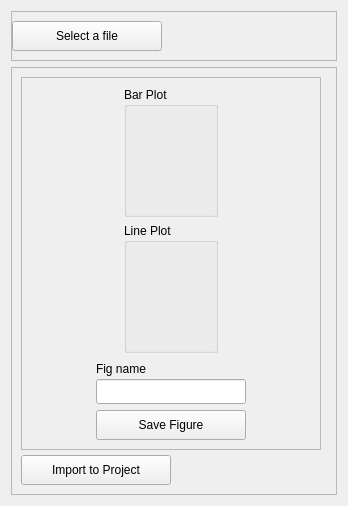
     <widget class="QWidget" name="VolumeImpact_Page">
      <attribute name="title">
       <string>Tab 2</string>
      </attribute>
      <layout class="QGridLayout" name="gridLayout_5">
       <item row="0" column="0">
        <widget class="QFrame" name="frame_to_button_VI">
         <property name="sizePolicy">
          <sizepolicy hsizetype="Expanding" vsizetype="Preferred">
           <horstretch>0</horstretch>
           <verstretch>0</verstretch>
          </sizepolicy>
         </property>
         <property name="minimumSize">
          <size>
           <width>0</width>
           <height>50</height>
          </size>
         </property>
         <property name="maximumSize">
          <size>
           <width>16777215</width>
           <height>50</height>
          </size>
         </property>
         <property name="frameShape">
          <enum>QFrame::Shape::StyledPanel</enum>
         </property>
         <property name="frameShadow">
          <enum>QFrame::Shadow::Raised</enum>
         </property>
         <layout class="QVBoxLayout" name="verticalLayout_3">
          <property name="leftMargin">
           <number>0</number>
          </property>
          <item>
           <widget class="QPushButton" name="selectfile_button_VI">
            <property name="minimumSize">
             <size>
              <width>150</width>
              <height>30</height>
             </size>
            </property>
            <property name="maximumSize">
             <size>
              <width>150</width>
              <height>30</height>
             </size>
            </property>
            <property name="text">
             <string>Select a file</string>
            </property>
           </widget>
          </item>
         </layout>
        </widget>
       </item>
       <item row="1" column="0">
        <widget class="QFrame" name="main_frame_VI">
         <property name="sizePolicy">
          <sizepolicy hsizetype="Expanding" vsizetype="Expanding">
           <horstretch>0</horstretch>
           <verstretch>0</verstretch>
          </sizepolicy>
         </property>
         <property name="frameShape">
          <enum>QFrame::Shape::StyledPanel</enum>
         </property>
         <property name="frameShadow">
          <enum>QFrame::Shadow::Raised</enum>
         </property>
         <layout class="QGridLayout" name="gridLayout_4">
          <item row="0" column="0">
           <layout class="QVBoxLayout" name="VLayout_VarButton_VI">
            <property name="spacing">
             <number>0</number>
            </property>
            <item>
             <widget class="QFrame" name="frame_variables_VI">
              <property name="sizePolicy">
               <sizepolicy hsizetype="Preferred" vsizetype="Expanding">
                <horstretch>0</horstretch>
                <verstretch>0</verstretch>
               </sizepolicy>
              </property>
              <property name="minimumSize">
               <size>
                <width>300</width>
                <height>0</height>
               </size>
              </property>
              <property name="maximumSize">
               <size>
                <width>300</width>
                <height>16777215</height>
               </size>
              </property>
              <property name="frameShape">
               <enum>QFrame::Shape::StyledPanel</enum>
              </property>
              <property name="frameShadow">
               <enum>QFrame::Shadow::Raised</enum>
              </property>
              <layout class="QGridLayout" name="gridLayout_7">
               <item row="0" column="0">
                <layout class="QHBoxLayout" name="HLayout_barplot_VI">
                 <item>
                  <spacer name="horizontalSpacer_9">
                   <property name="orientation">
                    <enum>Qt::Orientation::Horizontal</enum>
                   </property>
                   <property name="sizeHint" stdset="0">
                    <size>
                     <width>20</width>
                     <height>20</height>
                    </size>
                   </property>
                  </spacer>
                 </item>
                 <item>
                  <widget class="QGroupBox" name="BarPlot_VI">
                   <property name="sizePolicy">
                    <sizepolicy hsizetype="Expanding" vsizetype="Preferred">
                     <horstretch>0</horstretch>
                     <verstretch>0</verstretch>
                    </sizepolicy>
                   </property>
                   <property name="minimumSize">
                    <size>
                     <width>0</width>
                     <height>130</height>
                    </size>
                   </property>
                   <property name="maximumSize">
                    <size>
                     <width>16777215</width>
                     <height>130</height>
                    </size>
                   </property>
                   <property name="title">
                    <string>Bar Plot</string>
                   </property>
                   <layout class="QVBoxLayout" name="verticalLayout_4"/>
                  </widget>
                 </item>
                 <item>
                  <spacer name="horizontalSpacer_10">
                   <property name="orientation">
                    <enum>Qt::Orientation::Horizontal</enum>
                   </property>
                   <property name="sizeHint" stdset="0">
                    <size>
                     <width>20</width>
                     <height>20</height>
                    </size>
                   </property>
                  </spacer>
                 </item>
                </layout>
               </item>
               <item row="1" column="0">
                <layout class="QHBoxLayout" name="HLayout_lineplot_VI">
                 <item>
                  <spacer name="horizontalSpacer_11">
                   <property name="orientation">
                    <enum>Qt::Orientation::Horizontal</enum>
                   </property>
                   <property name="sizeHint" stdset="0">
                    <size>
                     <width>20</width>
                     <height>20</height>
                    </size>
                   </property>
                  </spacer>
                 </item>
                 <item>
                  <widget class="QGroupBox" name="LinePlot_VI">
                   <property name="sizePolicy">
                    <sizepolicy hsizetype="Expanding" vsizetype="Preferred">
                     <horstretch>0</horstretch>
                     <verstretch>0</verstretch>
                    </sizepolicy>
                   </property>
                   <property name="minimumSize">
                    <size>
                     <width>0</width>
                     <height>130</height>
                    </size>
                   </property>
                   <property name="maximumSize">
                    <size>
                     <width>16777215</width>
                     <height>130</height>
                    </size>
                   </property>
                   <property name="title">
                    <string>Line Plot</string>
                   </property>
                  </widget>
                 </item>
                 <item>
                  <spacer name="horizontalSpacer_12">
                   <property name="orientation">
                    <enum>Qt::Orientation::Horizontal</enum>
                   </property>
                   <property name="sizeHint" stdset="0">
                    <size>
                     <width>20</width>
                     <height>20</height>
                    </size>
                   </property>
                  </spacer>
                 </item>
                </layout>
               </item>
               <item row="2" column="0">
                <layout class="QVBoxLayout" name="VLayout_figsave_VI">
                 <item>
                  <layout class="QHBoxLayout" name="HLayout_figname_VI">
                   <item>
                    <spacer name="horizontalSpacer_13">
                     <property name="orientation">
                      <enum>Qt::Orientation::Horizontal</enum>
                     </property>
                     <property name="sizeHint" stdset="0">
                      <size>
                       <width>20</width>
                       <height>20</height>
                      </size>
                     </property>
                    </spacer>
                   </item>
                   <item>
                    <layout class="QVBoxLayout" name="VLayout_figname_label_VI">
                     <property name="spacing">
                      <number>0</number>
                     </property>
                     <item>
                      <widget class="QLabel" name="figname_label_VI">
                       <property name="minimumSize">
                        <size>
                         <width>0</width>
                         <height>20</height>
                        </size>
                       </property>
                       <property name="maximumSize">
                        <size>
                         <width>16777215</width>
                         <height>20</height>
                        </size>
                       </property>
                       <property name="text">
                        <string>Fig name</string>
                       </property>
                      </widget>
                     </item>
                     <item>
                      <widget class="QLineEdit" name="LineEdit_VI">
                       <property name="minimumSize">
                        <size>
                         <width>150</width>
                         <height>25</height>
                        </size>
                       </property>
                       <property name="maximumSize">
                        <size>
                         <width>150</width>
                         <height>25</height>
                        </size>
                       </property>
                      </widget>
                     </item>
                    </layout>
                   </item>
                   <item>
                    <spacer name="horizontalSpacer_14">
                     <property name="orientation">
                      <enum>Qt::Orientation::Horizontal</enum>
                     </property>
                     <property name="sizeHint" stdset="0">
                      <size>
                       <width>20</width>
                       <height>20</height>
                      </size>
                     </property>
                    </spacer>
                   </item>
                  </layout>
                 </item>
                 <item>
                  <layout class="QHBoxLayout" name="HLayout_savebutton_VI">
                   <item>
                    <spacer name="horizontalSpacer_15">
                     <property name="orientation">
                      <enum>Qt::Orientation::Horizontal</enum>
                     </property>
                     <property name="sizeHint" stdset="0">
                      <size>
                       <width>20</width>
                       <height>20</height>
                      </size>
                     </property>
                    </spacer>
                   </item>
                   <item>
                    <widget class="QPushButton" name="savebutton_VI">
                     <property name="minimumSize">
                      <size>
                       <width>150</width>
                       <height>30</height>
                      </size>
                     </property>
                     <property name="maximumSize">
                      <size>
                       <width>150</width>
                       <height>30</height>
                      </size>
                     </property>
                     <property name="text">
                      <string>Save Figure</string>
                     </property>
                    </widget>
                   </item>
                   <item>
                    <spacer name="horizontalSpacer_16">
                     <property name="orientation">
                      <enum>Qt::Orientation::Horizontal</enum>
                     </property>
                     <property name="sizeHint" stdset="0">
                      <size>
                       <width>20</width>
                       <height>20</height>
                      </size>
                     </property>
                    </spacer>
                   </item>
                  </layout>
                 </item>
                </layout>
               </item>
              </layout>
             </widget>
            </item>
            <item>
             <spacer name="verticalSpacer_VI">
              <property name="orientation">
               <enum>Qt::Orientation::Vertical</enum>
              </property>
              <property name="sizeType">
               <enum>QSizePolicy::Policy::Fixed</enum>
              </property>
              <property name="sizeHint" stdset="0">
               <size>
                <width>20</width>
                <height>5</height>
               </size>
              </property>
             </spacer>
            </item>
            <item>
             <widget class="QPushButton" name="import_button_VI">
              <property name="minimumSize">
               <size>
                <width>150</width>
                <height>30</height>
               </size>
              </property>
              <property name="maximumSize">
               <size>
                <width>150</width>
                <height>30</height>
               </size>
              </property>
              <property name="text">
               <string>Import to Project</string>
              </property>
             </widget>
            </item>
           </layout>
          </item>
          <item row="0" column="1">
           <widget class="QFrame" name="Fig_Frame_VI">
            <property name="sizePolicy">
             <sizepolicy hsizetype="Expanding" vsizetype="Expanding">
              <horstretch>0</horstretch>
              <verstretch>0</verstretch>
             </sizepolicy>
            </property>
            <property name="frameShape">
             <enum>QFrame::Shape::StyledPanel</enum>
            </property>
            <property name="frameShadow">
             <enum>QFrame::Shadow::Raised</enum>
            </property>
            <widget class="QLabel" name="label">
             <property name="geometry">
              <rect>
               <x>100</x>
               <y>180</y>
               <width>151</width>
               <height>51</height>
              </rect>
             </property>
             <property name="text">
              <string>Volume Impact</string>
             </property>
            </widget>
           </widget>
          </item>
         </layout>
        </widget>
       </item>
      </layout>
     </widget>
